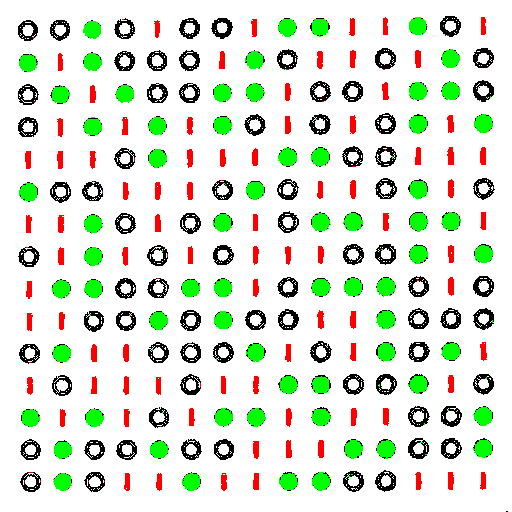
#> input picture mire_315a.png, 512 x 512 px
$ python -i test2.py   (imports and definitions only)
#> lines starting #> are read from the running program, lines starting #| are printed output that depends on the picture; after the words box and inside, x2 and y2 are one past the last pixel; in counts of white or black regions, pixels touching at a corner belong together
import cv2
import numpy as np

def corriger_pixels_errants(image, couleur_cible, couleur_a_corriger, taille_kernel=3):
    mask_cible = np.all(image == couleur_cible, axis=2).astype(np.uint8)
    mask_errant = np.all(image == couleur_a_corriger, axis=2).astype(np.uint8)
    kernel = np.ones((taille_kernel, taille_kernel), np.uint8)
    influence = cv2.dilate(mask_cible, kernel, iterations=1)
    corriger = (mask_errant == 1) & (influence == 1)
    image[corriger] = couleur_cible
    return image

def couleur_predominante_kmeans(image, k=3):
    pixels = image.reshape((-1, 3))
    if len(pixels) == 0:
        return np.array([]), np.array([])
    pixels = np.float32(pixels)
    criteria = (cv2.TERM_CRITERIA_EPS + cv2.TERM_CRITERIA_MAX_ITER, 100, 0.2)
    _, labels, centers = cv2.kmeans(pixels, k, None, criteria, 10, cv2.KMEANS_RANDOM_CENTERS)
    counts = np.bincount(labels.flatten())
    sorted_idx = np.argsort(counts)[::-1]
    sorted_centers = centers[sorted_idx]
    sorted_counts = counts[sorted_idx]
    return sorted_centers.astype(int), sorted_counts

def couleur_predominante_kmeans_exclure_blanc(image, k=3):
    pixels = image.reshape((-1, 3))
    pixels_filtrés = pixels[np.any(pixels != [255, 255, 255], axis=1)]
    if len(pixels_filtrés) == 0:
        return np.array([]), np.array([])
    pixels_filtrés = np.float32(pixels_filtrés)
    criteria = (cv2.TERM_CRITERIA_EPS + cv2.TERM_CRITERIA_MAX_ITER, 100, 0.2)
    _, labels, centers = cv2.kmeans(pixels_filtrés, k, None, criteria, 10, cv2.KMEANS_RANDOM_CENTERS)
    counts = np.bincount(labels.flatten())
    sorted_idx = np.argsort(counts)[::-1]
    sorted_centers = centers[sorted_idx]
    sorted_counts = counts[sorted_idx]
    return sorted_centers.astype(int), sorted_counts

def masquer_couleur_dominante_en_blanc(image, dominant_color, seuil=80):
    lower = np.array([max(c - seuil, 0) for c in dominant_color], dtype=np.uint8)
    upper = np.array([min(c + seuil, 255) for c in dominant_color], dtype=np.uint8)
    masque = cv2.inRange(image, lower, upper)
    image[masque > 0] = (255, 255, 255)
    return image

def recolorer_avec_couleurs_fixes(image, couleurs_dominantes, seuil=80):
    couleurs_fixes = [
        (0, 0, 0),      # noir
        (0, 255, 0),    # vert
        (0, 0, 255)     # rouge
    ]
    image_recolorée = np.full_like(image, 255)
    correspondances = []
    couleurs_fixes_utilisées = set()
    for couleur in couleurs_dominantes:
        distances = [np.linalg.norm(np.array(couleur) - np.array(fixe)) if fixe not in couleurs_fixes_utilisées else np.inf for fixe in couleurs_fixes]
        idx_min = np.argmin(distances)
        couleur_proche = couleurs_fixes[idx_min]
        correspondances.append((couleur, couleur_proche))
        couleurs_fixes_utilisées.add(couleur_proche)

    for couleur_source, couleur_cible in correspondances:
        lower = np.array([max(c - seuil, 0) for c in couleur_source], dtype=np.uint8)
        upper = np.array([min(c + seuil, 255) for c in couleur_source], dtype=np.uint8)
        masque = cv2.inRange(image, lower, upper)
        image_recolorée[masque > 0] = couleur_cible

    return image_recolorée

def ameliorer_image(image_path="mire_315a.png", sortie_path="mire_315a_rebuild.png", seuil=80):
#> called with image_path = 'mire_315a.png', sortie_path = 'mire_315a_rebuild.png', seuil = 80
    image = cv2.imread(image_path)
#> image is the input picture: shape (512, 512, 3); mean B, G, R 212.7, 229.2, 220.3
    if image is None:
        raise FileNotFoundError(f"Image non trouvée : {image_path}")

    dominant_color, _ = couleur_predominante_kmeans(image, k=3)
#> in couleur_predominante_kmeans, `_, labels, centers = cv2.kmeans(pixels, k, None, criteria, 10, cv2.KME..`: centers = [[0, 255, 0], [255.7, 255.7, 255.7], [0, 0, 74.7]]
#> in couleur_predominante_kmeans, `counts = np.bincount(labels.flatten())`: counts = [16988, 218669, 26487]
#> in couleur_predominante_kmeans, `sorted_idx = np.argsort(counts)[::-1]`: sorted_idx = [1, 2, 0]
#> in couleur_predominante_kmeans, `sorted_centers = centers[sorted_idx]`: sorted_centers = [[255.7, 255.7, 255.7], [0, 0, 74.7], [0, 255, 0]]
#> in couleur_predominante_kmeans, `sorted_counts = counts[sorted_idx]`: sorted_counts = [218669, 26487, 16988]
#> dominant_color = [[255, 255, 255], [0, 0, 74], [0, 255, 0]]
    dominant_color = dominant_color[0]
#> dominant_color = [255, 255, 255]

    image_modifiee = masquer_couleur_dominante_en_blanc(image.copy(), dominant_color, seuil=seuil)
#> in masquer_couleur_dominante_en_blanc, `lower = np.array([max(c - seuil, 0) for c in dominant_color], dtype=np..`: lower = [175, 175, 175]
#> in masquer_couleur_dominante_en_blanc, `upper = np.array([min(c + seuil, 255) for c in dominant_color], dtype=..`: upper = [255, 255, 255]
#> in masquer_couleur_dominante_en_blanc, `masque = cv2.inRange(image, lower, upper)`:
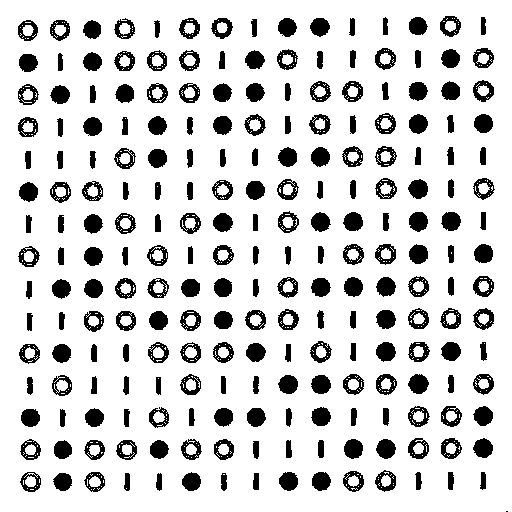
#> masque: shape (512, 512); 83.4% white; 226 black regions (1 under 20 px), largest, box (x1, y1, x2, y2) and area: (408, 374, 429, 394) 307, (376, 342, 396, 362) 300, (344, 439, 363, 459) 298

    couleurs_restantes, counts = couleur_predominante_kmeans_exclure_blanc(image_modifiee, k=3)
#> in couleur_predominante_kmeans_exclure_blanc, `_, labels, centers = cv2.kmeans(pixels_filtrés, k, None, criteria, 10,..`: centers = [[0, 0, 255], [0, 255, 0], [0, 0, 0]]
#> in couleur_predominante_kmeans_exclure_blanc, `counts = np.bincount(labels.flatten())`: counts = [7759, 16988, 18728]
#> in couleur_predominante_kmeans_exclure_blanc, `sorted_idx = np.argsort(counts)[::-1]`: sorted_idx = [2, 1, 0]
#> in couleur_predominante_kmeans_exclure_blanc, `sorted_centers = centers[sorted_idx]`: sorted_centers = [[0, 0, 0], [0, 255, 0], [0, 0, 255]]
#> in couleur_predominante_kmeans_exclure_blanc, `sorted_counts = counts[sorted_idx]`: sorted_counts = [18728, 16988, 7759]
#> couleurs_restantes = [[0, 0, 0], [0, 255, 0], [0, 0, 255]]; counts = [18728, 16988, 7759]
    print("Couleurs dominantes restantes (BGR) sans compter le blanc :")
    for i, c in enumerate(couleurs_restantes):
        print(f"{i+1}: {c} (count: {counts[i]})")
#> this loop made 3 passes
#| 1: [0 0 0] (count: 18728)
#| 2: [  0 255   0] (count: 16988)
#| 3: [  0   0 255] (count: 7759)

    image_recolorée = recolorer_avec_couleurs_fixes(image_modifiee, couleurs_restantes, seuil=seuil)
#> the loop in recolorer_avec_couleurs_fixes, `for couleur in couleurs_dominantes:` made 3 passes
#> (distances, couleur_proche) on passes 1 to 3: ([0, 255, 255], (0, 0, 0)), ([inf, 0, 360.6], (0, 255, 0)), ([inf, inf, 0], (0, 0, 255))
#> after the loop in recolorer_avec_couleurs_fixes, `for couleur in couleurs_dominantes:`: correspondances = [([0, 0, 0], (0, 0, 0)), ([0, 255, 0], (0, 255, 0)), ([0, 0, 255], (0, 0, 255))]; couleurs_fixes_utilisées = 3 items
#> the loop in recolorer_avec_couleurs_fixes, `for couleur_source, couleur_cible in correspondances:` made 3 passes
#> (couleur_cible, lower, upper) on passes 2 to 3: ((0, 255, 0), [0, 175, 0], [80, 255, 80]), ((0, 0, 255), [0, 0, 175], [80, 80, 255])
#> (lower, upper) on pass 1: ([0, 0, 0], [80, 80, 80])
#> pass 1, in recolorer_avec_couleurs_fixes, `masque = cv2.inRange(image, lower, upper)`:
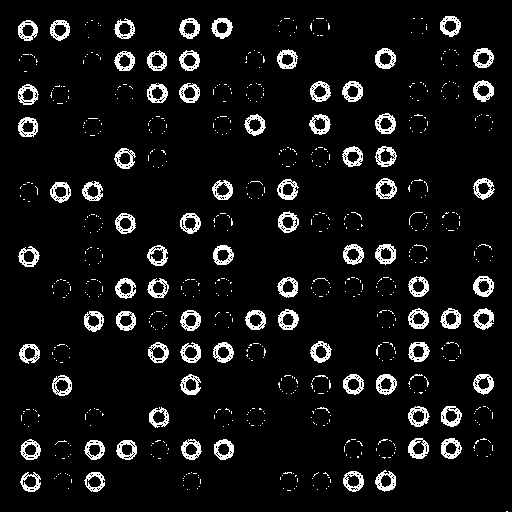
#> masque: shape (512, 512); 7.1% white in thin lines or dots
#> pass 2, in recolorer_avec_couleurs_fixes, `masque = cv2.inRange(image, lower, upper)`:
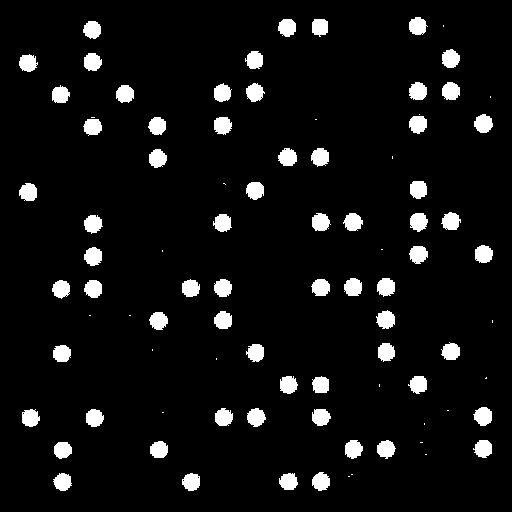
#> masque: shape (512, 512); 6.5% white; 89 white regions (23 under 20 px), largest, box (x1, y1, x2, y2) and area: (474, 114, 493, 133) 270, (473, 407, 492, 426) 268, (377, 278, 395, 297) 267
#> pass 3, in recolorer_avec_couleurs_fixes, `masque = cv2.inRange(image, lower, upper)`:
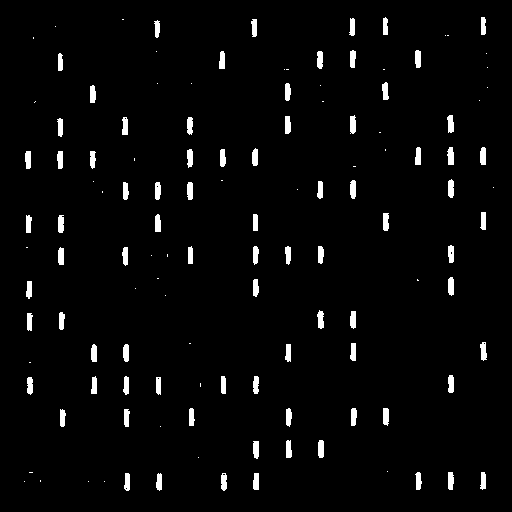
#> masque: shape (512, 512); 3% white; 127 white regions (45 under 20 px), largest, box (x1, y1, x2, y2) and area: (447, 147, 454, 165) 104, (350, 180, 356, 199) 102, (448, 277, 454, 296) 102

    image_recolorée = corriger_pixels_errants(image_recolorée, (0, 255, 0), (0, 0, 255))
#> in corriger_pixels_errants, `influence = cv2.dilate(mask_cible, kernel, iterations=1)`:
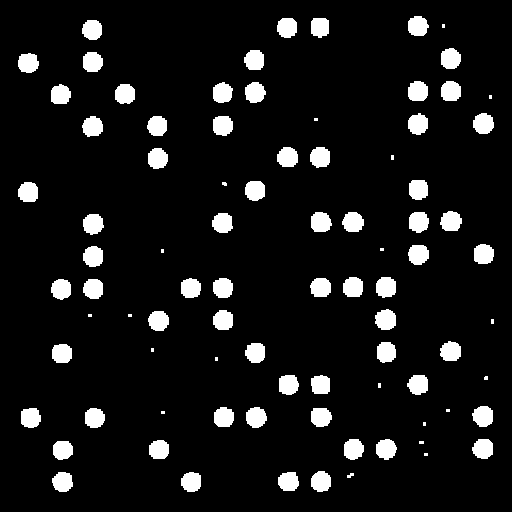
#> influence: shape (512, 512); values 0 (black) and 1 (white), 8.6% white; 86 white regions (19 under 20 px), largest, box (x1, y1, x2, y2) and area: (375, 309, 396, 330) 354, (473, 113, 494, 134) 350, (376, 277, 396, 298) 350
#> in corriger_pixels_errants, `corriger = (mask_errant == 1) & (influence == 1)`: corriger: shape (512, 512) bool; every value is 0
    image_recolorée = corriger_pixels_errants(image_recolorée, (0, 0, 0), (0, 0, 255))
#> call 2 of corriger_pixels_errants, with couleur_cible = (0, 0, 0), couleur_a_corriger = (0, 0, 255), taille_kernel = 3
#> in corriger_pixels_errants (call 2), `mask_cible = np.all(image == couleur_cible, axis=2).astype(np.uint8)`: mask_cible: shape (512, 512); values 0 (black) and 1 (white), 7.1% white in thin lines or dots
#> in corriger_pixels_errants (call 2), `influence = cv2.dilate(mask_cible, kernel, iterations=1)`:
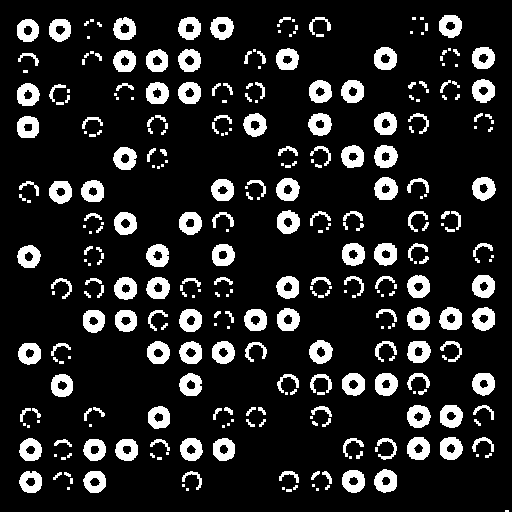
#> influence: shape (512, 512); values 0 (black) and 1 (white), 14.2% white; 323 white regions (130 under 20 px), largest, box (x1, y1, x2, y2) and area: (374, 177, 398, 200) 394, (472, 307, 495, 331) 387, (472, 275, 495, 298) 386
#> in corriger_pixels_errants (call 2), `corriger = (mask_errant == 1) & (influence == 1)`:
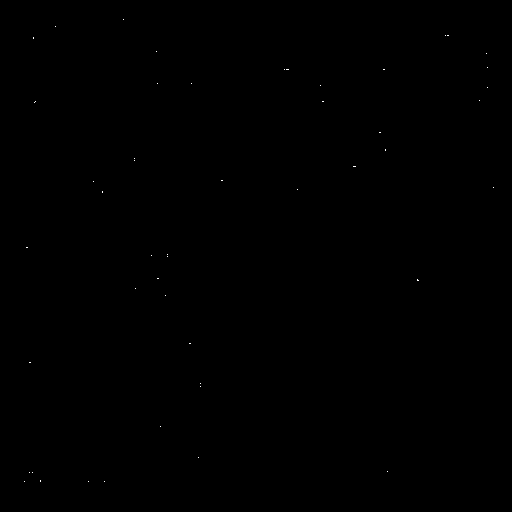
#> corriger: shape (512, 512) bool; 0.03% white in thin lines or dots, all inside (x1, y1, x2, y2) = (24, 19, 494, 482)
#> in corriger_pixels_errants (call 2), `image[corriger] = couleur_cible`: image: shape (512, 512, 3); 0.03% of pixels changed, all inside (x1, y1, x2, y2) = (24, 19, 494, 482)

    cv2.imwrite(sortie_path, image_recolorée)

>>> result = ameliorer_image()

$ run again, with image_motifs_epaissis_nettoyee.png copied over mire_315a.png
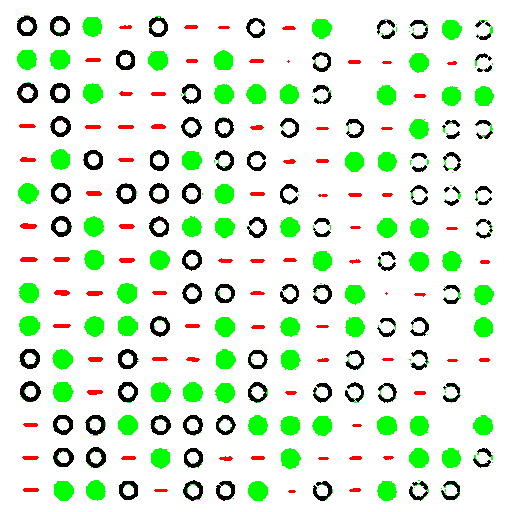
#> input picture image_motifs_epaissis_nettoyee.png, 512 x 512 px
#> in ameliorer_image, image is the input picture: shape (512, 512, 3); mean B, G, R 217.7, 238.5, 221.2
#> in couleur_predominante_kmeans, `_, labels, centers = cv2.kmeans(pixels, k, None, criteria, 10, cv2.KME..`: centers = [[0, 255, 0], [255.7, 255.7, 255.7], [0, 0, 54.81]]
#> in couleur_predominante_kmeans, `counts = np.bincount(labels.flatten())`: counts = [21412, 223789, 16943]
#> in couleur_predominante_kmeans, `sorted_idx = np.argsort(counts)[::-1]`: sorted_idx = [1, 0, 2]
#> in couleur_predominante_kmeans, `sorted_centers = centers[sorted_idx]`: sorted_centers = [[255.7, 255.7, 255.7], [0, 255, 0], [0, 0, 54.81]]
#> in couleur_predominante_kmeans, `sorted_counts = counts[sorted_idx]`: sorted_counts = [223789, 21412, 16943]
#> in ameliorer_image, `dominant_color, _ = couleur_predominante_kmeans(image, k=3)`: dominant_color = [[255, 255, 255], [0, 255, 0], [0, 0, 54]]
#> in ameliorer_image, `dominant_color = dominant_color[0]`: dominant_color = [255, 255, 255]
#> in masquer_couleur_dominante_en_blanc, `lower = np.array([max(c - seuil, 0) for c in dominant_color], dtype=np..`: lower = [175, 175, 175]
#> in masquer_couleur_dominante_en_blanc, `upper = np.array([min(c + seuil, 255) for c in dominant_color], dtype=..`: upper = [255, 255, 255]
#> in masquer_couleur_dominante_en_blanc, `masque = cv2.inRange(image, lower, upper)`:
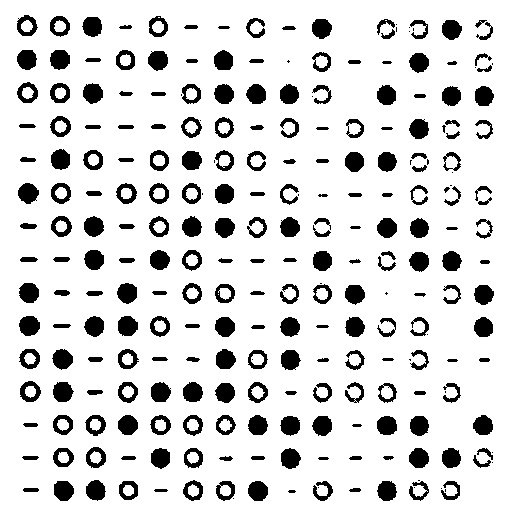
#> masque: shape (512, 512); 85.4% white; 259 black regions (33 under 20 px), largest, box (x1, y1, x2, y2) and area: (19, 316, 40, 336) 331, (53, 382, 74, 402) 326, (54, 481, 74, 501) 326
#> in couleur_predominante_kmeans_exclure_blanc, `_, labels, centers = cv2.kmeans(pixels_filtrés, k, None, criteria, 10,..`: centers = [[0, 0, 255], [0, 255, 0], [0, 0, 0]]
#> in couleur_predominante_kmeans_exclure_blanc, `counts = np.bincount(labels.flatten())`: counts = [3642, 21412, 13301]
#> in couleur_predominante_kmeans_exclure_blanc, `sorted_idx = np.argsort(counts)[::-1]`: sorted_idx = [1, 2, 0]
#> in couleur_predominante_kmeans_exclure_blanc, `sorted_centers = centers[sorted_idx]`: sorted_centers = [[0, 255, 0], [0, 0, 0], [0, 0, 255]]
#> in couleur_predominante_kmeans_exclure_blanc, `sorted_counts = counts[sorted_idx]`: sorted_counts = [21412, 13301, 3642]
#> in ameliorer_image, `couleurs_restantes, counts = couleur_predominante_kmeans_exclure_blanc..`: couleurs_restantes = [[0, 255, 0], [0, 0, 0], [0, 0, 255]]; counts = [21412, 13301, 3642]
#> the loop in ameliorer_image, `for i, c in enumerate(couleurs_restantes):` made 3 passes
#> (printed output is left out)
#> the loop in recolorer_avec_couleurs_fixes, `for couleur in couleurs_dominantes:` made 3 passes
#> (distances, idx_min, couleur_proche) on passes 1 to 3: ([255, 0, 360.6], 1, (0, 255, 0)), ([0, inf, 255], 0, (0, 0, 0)), ([inf, inf, 0], 2, (0, 0, 255))
#> after the loop in recolorer_avec_couleurs_fixes, `for couleur in couleurs_dominantes:`: correspondances = [([0, 255, 0], (0, 255, 0)), ([0, 0, 0], (0, 0, 0)), ([0, 0, 255], (0, 0, 255))]; couleurs_fixes_utilisées = 3 items
#> the loop in recolorer_avec_couleurs_fixes, `for couleur_source, couleur_cible in correspondances:` made 3 passes
#> (couleur_cible, lower, upper) on passes 1, 3: ((0, 255, 0), [0, 175, 0], [80, 255, 80]), ((0, 0, 255), [0, 0, 175], [80, 80, 255])
#> mask_errant: shape (512, 512); values 0 (black) and 1 (white), 1.4% white; 111 white regions (38 under 20 px), largest, box (x1, y1, x2, y2) and area: (20, 223, 37, 229) 81, (20, 257, 38, 262) 79, (54, 290, 70, 296) 77
#> influence: shape (512, 512); values 0 (black) and 1 (white), 11.9% white; 369 white regions (227 under 20 px), largest, box (x1, y1, x2, y2) and area: (18, 315, 41, 337) 417, (52, 381, 75, 403) 413, (17, 182, 40, 205) 411
#> corriger: shape (512, 512) bool; 0% white in thin lines or dots, all inside (x1, y1, x2, y2) = (21, 92, 192, 464)
#> mask_cible: shape (512, 512); values 0 (black) and 1 (white), 5.1% white; 109 white regions (11 under 20 px), largest, box (x1, y1, x2, y2) and area: (20, 381, 41, 402) 226, (50, 83, 70, 103) 222, (51, 216, 72, 237) 222
#> in corriger_pixels_errants (call 2), `influence = cv2.dilate(mask_cible, kernel, iterations=1)`:
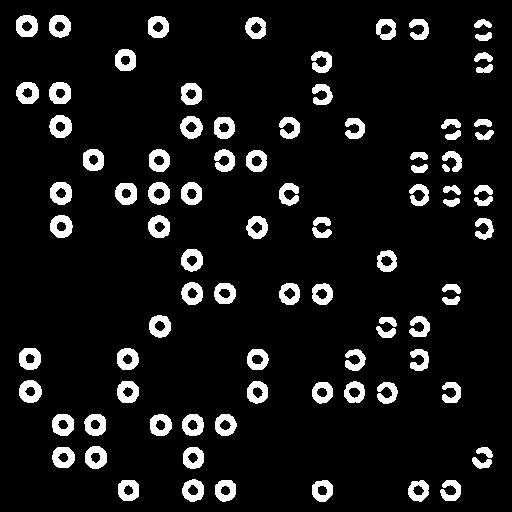
#> influence: shape (512, 512); values 0 (black) and 1 (white), 8.9% white; 89 white regions, largest, box (x1, y1, x2, y2) and area: (19, 380, 42, 403) 357, (50, 215, 73, 238) 353, (49, 115, 72, 138) 352
#> corriger: shape (512, 512) bool; 0.02% white in thin lines or dots, all inside (x1, y1, x2, y2) = (18, 22, 220, 499)
#> image: shape (512, 512, 3); mean of channels 0, 1, 2 217.7, 238.5, 221.2
